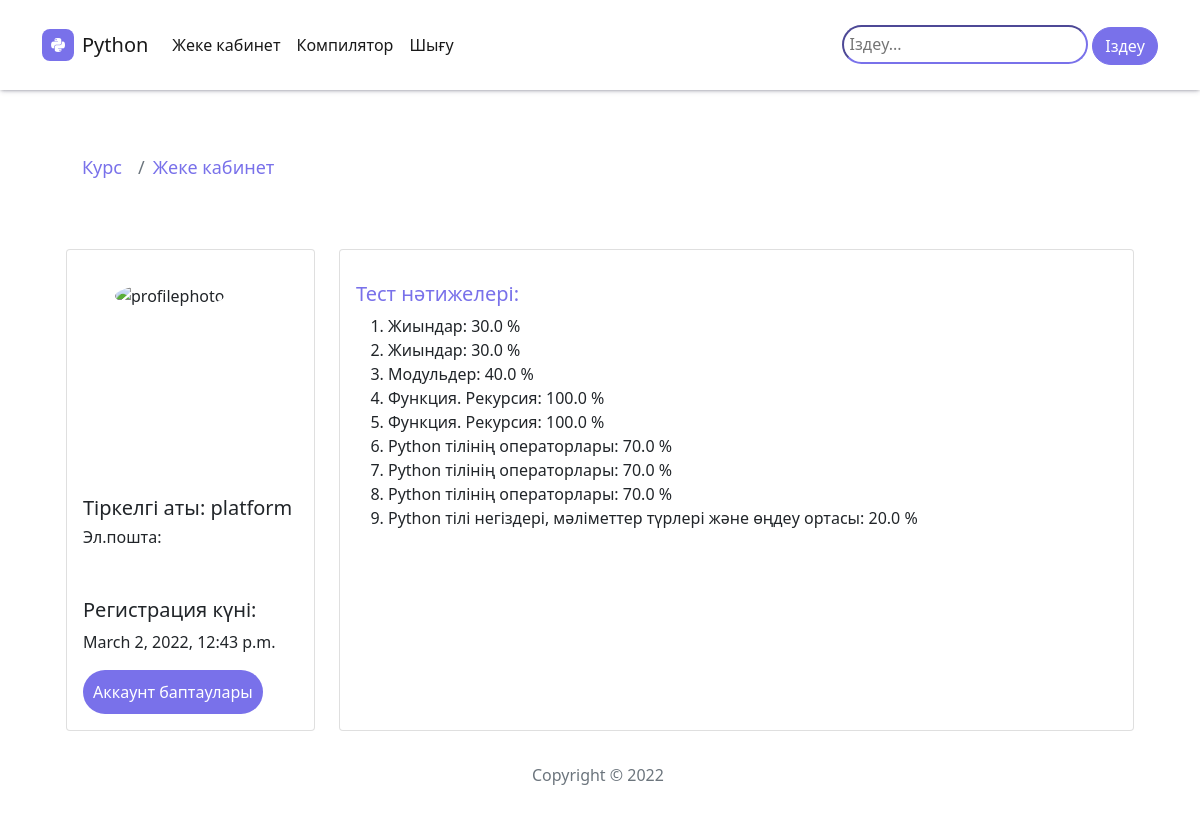
The app's page /profile/ (signed in) with its own data.
### universystem/models.py (models this page shows, shortened)
class Result(models.Model):
    quiz = models.ForeignKey(Quiz, on_delete=models.CASCADE)
    user = models.ForeignKey(User, on_delete=models.CASCADE)
    score = models.FloatField()
    class Meta:
        verbose_name = 'Результаты'
        verbose_name_plural = 'Результаты'

class Quiz(models.Model):
    name = models.CharField(max_length=120)
    topic = models.CharField(max_length=120)
    numbers_of_questions = models.IntegerField()
    time = models.IntegerField(help_text="vremya testa")
    required_score_to_pass = models.IntegerField(help_text="required score to pass")
    class Meta:
        verbose_name = 'Тесты'
        verbose_name_plural = 'Тесты'

### universystem/views.py (the view)
# urls.py: path('profile/',views.view_profile, name='profile'),
def view_profile(request):
    result = Result.objects.filter(user=request.user)
    context = {
        'user': request.user,
        'result': result
    }
    return render(request, 'ProfileView.html', context)

### universystem/templates/ProfileView.html (shortened to what this page needs)
{% extends 'base.html' %}
{% load static %}
{% block content %}
 {% if user.is_authenticated %}
 <div class="container">
    <ol class="breadcrumb" style="background-color: white; font-size: 18px; margin-top: 4rem;">
        <li class="breadcrumb-item active" aria-current="page"><a href="{% url 'universystem:topics' %}" >Курс</a></li>
       <li class="breadcrumb-item"><a href="{% url 'universystem:profile' %}" >Жеке кабинет</a></li>
   </ol>
<div class="container py-4 py-xl-5" id="section-1"><div class="container">
    <div class="row gutters">
    <div class="col-xl-3 col-lg-3 col-md-12 col-sm-12 col-12">
    <div class="card h-100">
        <div class="card-body">
            <div class="account-settings">
                <div class="user-profile" style="width: 300px;
                height: 300px;">
                    <div class="user-avatar">
                        <img src="{{user.profile.photo.url}}" alt="profilephoto" >
                    </div>
                    <h5 class="user-name" style="padding-top: 30px;">Тіркелгі аты: {{ user.username }}</h5>
                    <h6 class="user-email">Эл.пошта: {{ user.email }}</h6>
                </div>
                <div class="about" >
                    <h5>Регистрация күні:</h5>
                    <p>{{user.date_joined}}</p>
                </div>
                <a href="{% url 'universystem:edit_profile' %}" class="btn btn-primary" style="border-radius: 50px;  border: none; padding: 10px;">Аккаунт баптаулары</a>
            </div>
        </div>
    </div>
    </div>
    <div class="col-xl-9 col-lg-9 col-md-12 col-sm-12 col-12">
    <div class="card h-100">
        <div class="card-body">
            <div class="row gutters">
                <div class="col-xl-12 col-lg-12 col-md-12 col-sm-12 col-12">
                    <h5 class="mt-3 mb-2" style="color: #7971ea;">Тест нәтижелері:</h5>
                   <ol> {% for r in result %}
                        <li>{{r.quiz.name }}: {{r.score}} %</li>
                    {% endfor %}</ol>
                </div>
            </div>
            <div class="row gutters">
                <div class="col-xl-12 col-lg-12 col-md-12 col-sm-12 col-12">
                </div>
            </div>
        </div>
    </div>
</div>
 {% else %}
  <p>login to view</p>
  {% endif %}
{% endblock %}

### universystem/templates/base.html (shortened to what this page needs)
{% load static %}
<!DOCTYPE html>
<html lang="en">
<head>
    <link rel="stylesheet" href="https://maxcdn.bootstrapcdn.com/bootstrap/4.0.0/css/bootstrap.min.css">
    <link rel="stylesheet" href="{% static 'assets/bootstrap/css/bootstrap.min.css' %}">
    <link rel="stylesheet" href="{% static 'assets/fonts/fontawesome-all.min.css' %}">
    <link rel="stylesheet" href="{% static 'assets/css/Articles-Cards.css' %}">
    <link rel="stylesheet" href="{% static 'assets/css/Navbar-Centered-Links.css' %}">
    <link rel="stylesheet" href="{% static 'assets/css/Articles-Cards.css' %}">
    <link rel="stylesheet" href="{% static 'assets/css/styles.css' %}">
</head>
<body>
    <nav class="navbar navbar-light navbar-expand-md py-3" style="height: 90px;">
        <div class="container"><a class="navbar-brand d-flex align-items-center" href="{% url 'universystem:topics' %}"><span class="bs-icon-sm bs-icon-rounded bs-icon-primary d-flex justify-content-center align-items-center me-2 bs-icon"><i class="fab fa-python"></i></span><span>Python</span></a>
            <div class="collapse navbar-collapse" id="navcol-1">
                <ul class="navbar-nav me-auto">
                    <li class="nav-item"><a class="nav-link active" href="{% url 'universystem:profile' %}">Жеке кабинет</a></li>
                    <li class="nav-item"><a class="nav-link active" href="{% url 'universystem:runcode' %}">Компилятор</a></li>
                    <li class="nav-item"><a class="nav-link active" href="{% url 'universystem:logout' %}">Шығу</a></li>
                </ul>
                <form action="{% url 'universystem:search'%}" method="post">
                    <input type="search" placeholder="Іздеу..." aria-label="Search" name="searched" style="border-radius: 50px; padding: 5.5px; border-color: #7971ea;">
                    <button class="btn btn-primary" id="search" type="submit">Іздеу</button>
                </form>
            </div>
        </div>
    </nav>
{% block content %}
{% endblock %}
<footer class="text-center py-4">
    <div class="container">
        <div class="row row-cols-1 row-cols-lg-3">
            <div class="col">
            </div>
            <div class="col">
                <p class="text-muted my-2">Copyright&nbsp;© 2022&nbsp;</p>
            </div>
        </div>
    </div>
</footer>
</body>
</html>

### static/assets/css/Navbar-Centered-Links.css (style rules this page uses)
.bs-icon { --bs-icon-size: .75rem; display: flex; flex-shrink: 0; justify-content: center; align-items: center; font-size: var(--bs-icon-size); width: calc(var(--bs-icon-size) * 2); height: calc(var(--bs-icon-size) * 2); color: var(--bs-primary); }
.bs-icon-sm { --bs-icon-size: 1rem; }
.bs-icon.bs-icon-primary { color: var(--bs-white); background: var(--bs-primary); }
.bs-icon.bs-icon-rounded { border-radius: .5rem; }

### static/assets/css/styles.css (style rules this page uses)
.bs-icon-sm.bs-icon-rounded.bs-icon-primary.bs-icon { background-color: #7971ea; }
#search { background-color: #7971ea; border-radius: 50px; border-color: #7971ea; }
.breadcrumb { margin: 20px 40px; }
.navbar { box-shadow: rgba(50, 50, 93, 0.25) 0px 2px 5px -1px, rgba(0, 0, 0, 0.3) 0px 1px 3px -1px; }

### universystem/templates/base.html (style rules this page uses)
body { overflow-x: hidden; }

### universystem/templates/ProfileView.html (style rules this page uses)
a:link { color: #7971ea; text-decoration: none; }
.btn.btn-primary { color: white; background-color: #7971ea; }
.user-avatar { margin-top: 1rem; border-radius: 50%; width: 200px; height: 120px; margin-left: 2rem; }
img { border-radius: 50%; width: 100%; height: auto; }
.user-name { margin-top: 4rem; }
.about { margin-top: 1rem; }

### records on screen
Result: quiz.name "Жиындар", score "30.0"
Result: quiz.name "Жиындар", score "30.0"
Result: quiz.name "Модульдер", score "40.0"
Result: quiz.name "Функция. Рекурсия", score "100.0"
Result: quiz.name "Функция. Рекурсия", score "100.0"
Result: quiz.name "Python тілінің операторлары", score "70.0"
Result: quiz.name "Python тілінің операторлары", score "70.0"
Result: quiz.name "Python тілінің операторлары", score "70.0"
Result: quiz.name "Python тілі негіздері, мәліметтер түрлері және өңдеу ортасы", score "20.0"

### other values on screen
{{ user.username }} "platform"
{{ user.date_joined }} "March 2, 2022, 12:43 p.m."
